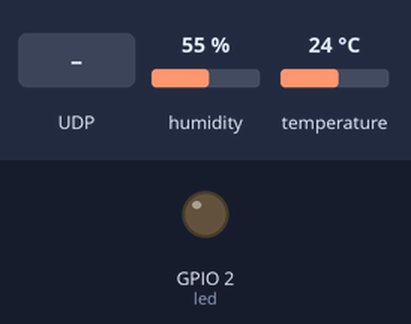
Recording of a program running on a simulated ESP32 board running MicroPython. Parts: output pins drawn as LEDs (lit = HIGH). The test bench sets the inputs (shaded band); at power-on: humidity 55 %, temperature 24 °C. WiFi joins after 1.5 s; library files of the repository ran but are not shown: dht.py.

Above: at 1.2 s.
1.3 s: UDP packet "1" arrives
At 2.5 s:
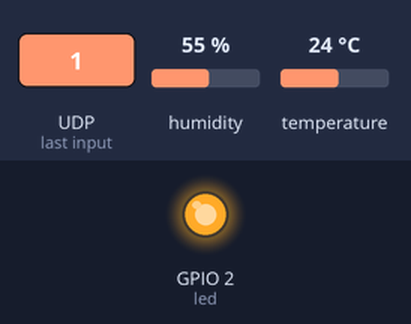
Timing chart, 0 to 33.3 s (numbered marks = the images above; inputs shaded):
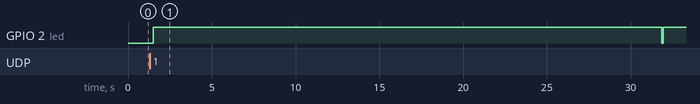

The program:

node2.py
```python
#execfile('codes/node2.py')
from codes import dht
from machine import Pin, UART, ADC
from codes.autoconnect import *
import socket
import time

INIT = 0
led = Pin(2, Pin.OUT)
led.off()
uart = UART(2, 9600)
dht = dht.DHT11(Pin(15))
aopm = ADC(Pin(35)) # analog read
ledpm = Pin(13) # this is not working

def get_dust():
    # multiple lines in one as still using minicom to test code
    ledpm = Pin(13, Pin.OUT)
    ledpm.off()
    time.sleep_ms(280)
    meas = aopm.read()
    time.sleep_ms(40)
    ledpm = Pin(13, Pin.IN)
    time.sleep_us(9680)
    voltage = meas * (5.0 / 2**12)
    density = 0.172 * voltage - 0.0999
    return meas

while 1:
    while 1:
        connect_res, ipaddr = connect()
        uart.write(str(connect_res))
        if connect_res:
            led.on()
            break
        time.sleep(10)

    if not INIT:
        s = socket.socket(socket.AF_INET, socket.SOCK_DGRAM, socket.IPPROTO_UDP)
        addr0 = (ipaddr, 8080)
        s.bind(addr0)
        s.settimeout(30.0)

        s1 = socket.socket(socket.AF_INET, socket.SOCK_DGRAM, socket.IPPROTO_UDP)
        addr1 = ('192.168.4.1', 8080)
        INIT = 1

    while 1:
        data = None
        addr = None
        try:
            data, addr = s.recvfrom(1024)
        except:
            pass
        uart.write(str(data))
        if data is None:
            led.off()
            break

        dht.measure()
        meas = get_dust()
        uart.write(str(data))
        uart.write(str(addr))
        res = b'\x02' + dht.temperature().to_bytes(1,'big') + dht.humidity().to_bytes(1,'big') + meas.to_bytes(2,'big')
        s1.sendto(res, addr1)
```

autoconnect.py
```python
def connect():
    import network
    import time
    ssid = "pyb_test"
    password = "11111111"
    station = network.WLAN(network.STA_IF)
    for i in range(200):
        station.active(True)
        station.connect(ssid, password)
        time.sleep_ms(100)
        if station.isconnected() == True:
            return True, station.ifconfig()[0]
    return False, 0
```
